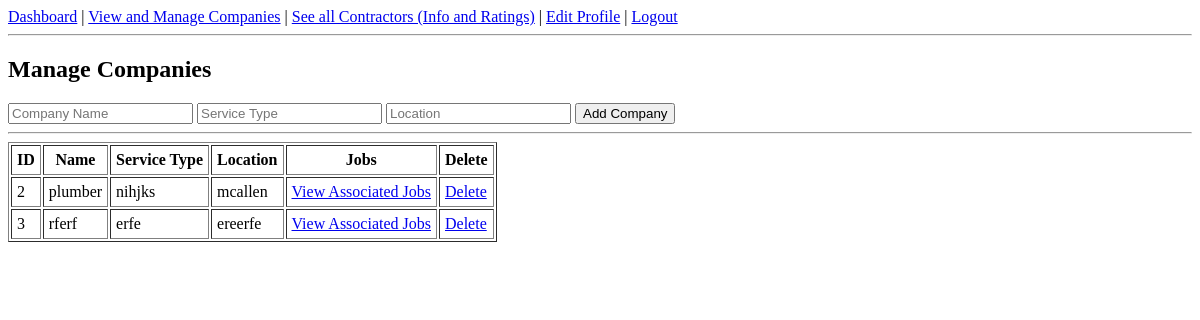
Before: /companies (signed in) with the older database file.
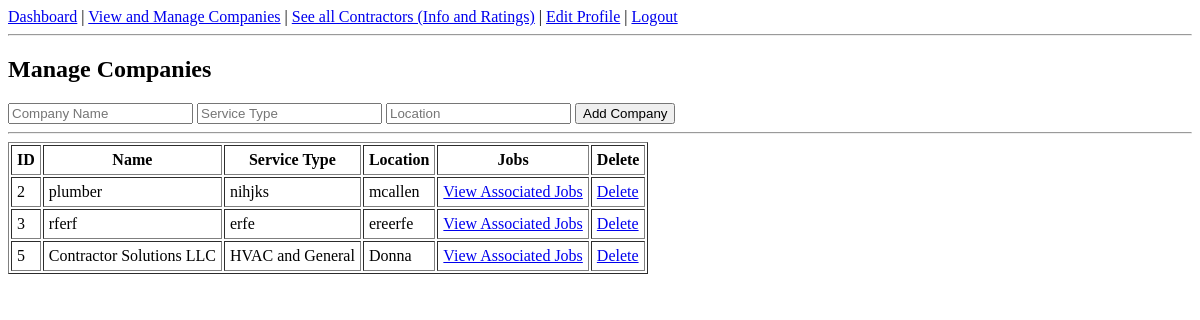
After: the same page with the newer database file.
### tables this page shows
CREATE TABLE Company (
            companyID INTEGER PRIMARY KEY AUTOINCREMENT,
            name TEXT NOT NULL,
            serviceType TEXT,
            location TEXT
        );

### app.py (the view)
@app.route("/companies")
def companies():
    conn = get_db()
    cur = conn.cursor()
    cur.execute("SELECT * FROM Company")
    companies = cur.fetchall()
    role = session.get("role")  # 'client' or 'contractor'
    if role == "contractor":
        return render_template("companies_manage.html", companies=companies)
    return render_template("companies_view.html", companies=companies)

### app.py (called while the page is built)
def get_db():
    conn = sqlite3.connect(DB_FILE)
    conn.row_factory = sqlite3.Row
    return conn

### templates/companies_manage.html
{% extends "base.html" %}
{% block content %}
<h2>Manage Companies</h2>
<form action="/companies/create" method="POST">
    <input type="text" name="name" placeholder="Company Name" required>
    <input type="text" name="serviceType" placeholder="Service Type" required>
    <input type="text" name="location" placeholder="Location" required>
    <button type="submit">Add Company</button>
</form>
<hr>
<table border="1" cellpadding="5">
    <tr>
        <th>ID</th>
        <th>Name</th>
        <th>Service Type</th>
        <th>Location</th>
        <th>Jobs</th>
        <th>Delete</th>
    </tr>
    {% for c in companies %}
    <tr>
        <td>{{ c.companyID }}</td>
        <td>{{ c.name }}</td>
        <td>{{ c.serviceType }}</td>
        <td>{{ c.location }}</td>
        <td><a href="/companies/{{ c.companyID }}/jobs">View Associated Jobs</a></td>
        <td><a href="/companies/delete/{{ c.companyID }}">Delete</a></td>
    </tr>
    {% endfor %}
</table>
{% endblock %}

Changed rows visible on the page:
added Company: companyID "5", name "Contractor Solutions LLC", serviceType "HVAC and General", location "Donna"
